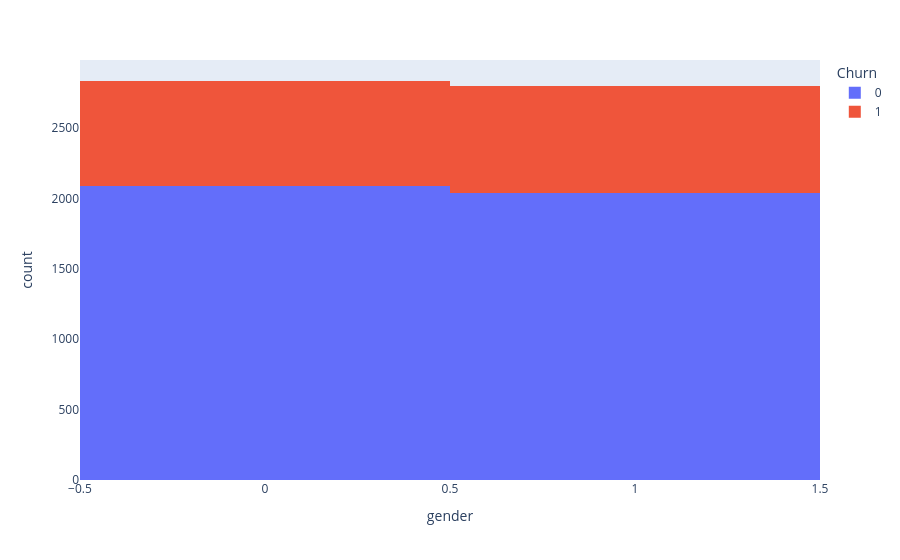
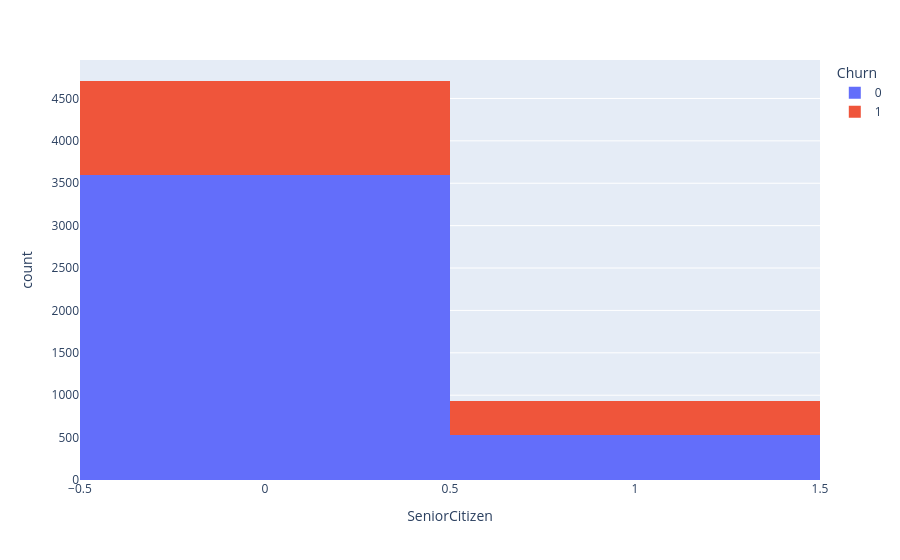
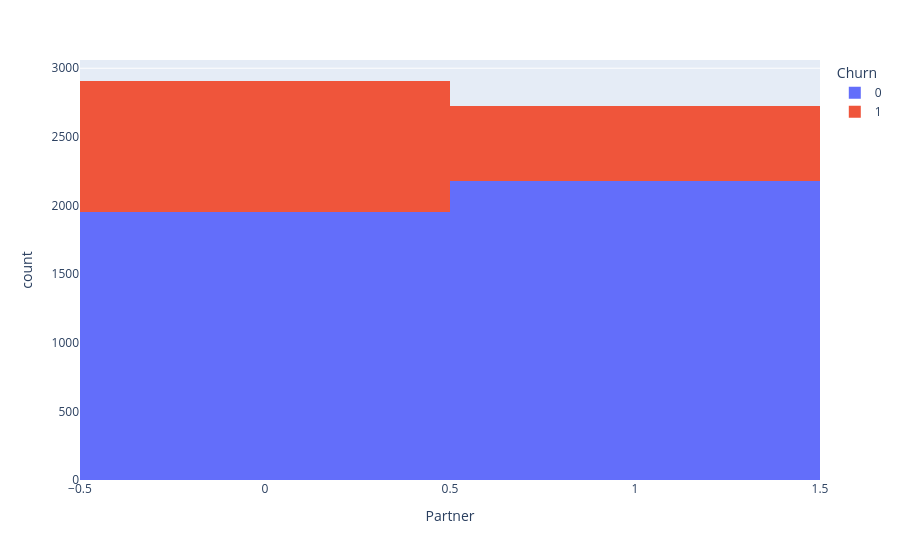
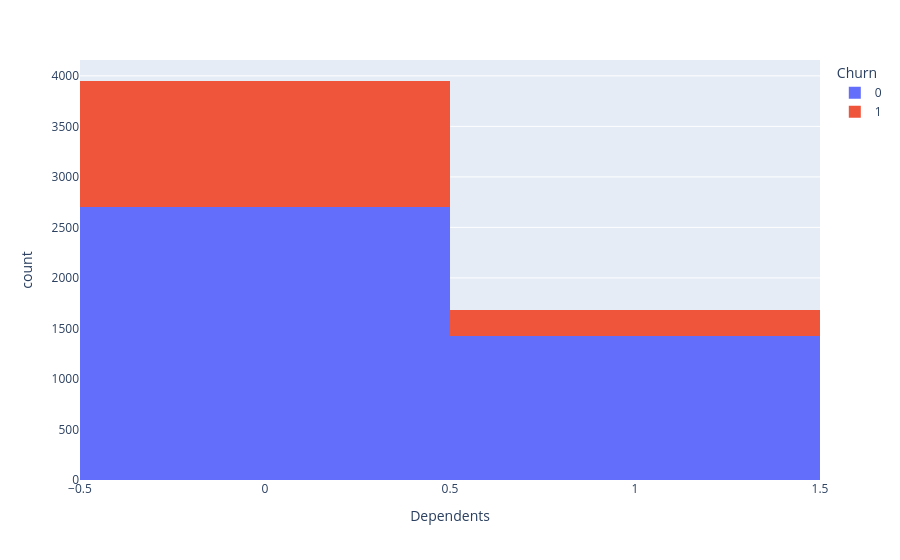

The code cell stored with these charts, in order, in its notebook:
### Code cell
# Analisando visualmente as causas dos cancelamentos
# Remove customerID apenas se a coluna existir
df1 = df1.drop(columns="customerID", errors="ignore")

# Gera os histogramas das variáveis
for coluna in df1.columns:
    grafico = px.histogram(df1, x=coluna, color="Churn")
    grafico.show()

### Figure 1 — Plotly figure (JSON) as saved in the notebook; plotly's stock layout.template omitted (floating-point values rounded to 4 significant figures; data arrays with more than 128 entries replaced by an {"elided": "..."} marker saying what was removed)
{"data": [{"bingroup": "x", "hovertemplate": "Churn=0<br>gender=%{x}<br>count=%{y}<extra></extra>", "legendgroup": "0", "marker": {"color": "#636efa", "pattern": {"shape": ""}}, "name": "0", "orientation": "v", "showlegend": true, "type": "histogram", "x": {"elided": "4130 int values"}, "xaxis": "x", "yaxis": "y"}, {"bingroup": "x", "hovertemplate": "Churn=1<br>gender=%{x}<br>count=%{y}<extra></extra>", "legendgroup": "1", "marker": {"color": "#EF553B", "pattern": {"shape": ""}}, "name": "1", "orientation": "v", "showlegend": true, "type": "histogram", "x": {"elided": "1504 int values"}, "xaxis": "x", "yaxis": "y"}], "layout": {"barmode": "relative", "legend": {"title": {"text": "Churn"}, "tracegroupgap": 0}, "margin": {"t": 60}, "xaxis": {"anchor": "y", "domain": [0, 1], "title": {"text": "gender"}}, "yaxis": {"anchor": "x", "domain": [0, 1], "title": {"text": "count"}}}}

### Figure 2 — Plotly figure (JSON) as saved in the notebook; plotly's stock layout.template omitted (floating-point values rounded to 4 significant figures; data arrays with more than 128 entries replaced by an {"elided": "..."} marker saying what was removed)
{"data": [{"bingroup": "x", "hovertemplate": "Churn=0<br>SeniorCitizen=%{x}<br>count=%{y}<extra></extra>", "legendgroup": "0", "marker": {"color": "#636efa", "pattern": {"shape": ""}}, "name": "0", "orientation": "v", "showlegend": true, "type": "histogram", "x": {"elided": "4130 int values"}, "xaxis": "x", "yaxis": "y"}, {"bingroup": "x", "hovertemplate": "Churn=1<br>SeniorCitizen=%{x}<br>count=%{y}<extra></extra>", "legendgroup": "1", "marker": {"color": "#EF553B", "pattern": {"shape": ""}}, "name": "1", "orientation": "v", "showlegend": true, "type": "histogram", "x": {"elided": "1504 int values"}, "xaxis": "x", "yaxis": "y"}], "layout": {"barmode": "relative", "legend": {"title": {"text": "Churn"}, "tracegroupgap": 0}, "margin": {"t": 60}, "xaxis": {"anchor": "y", "domain": [0, 1], "title": {"text": "SeniorCitizen"}}, "yaxis": {"anchor": "x", "domain": [0, 1], "title": {"text": "count"}}}}

### Figure 3 — Plotly figure (JSON) as saved in the notebook; plotly's stock layout.template omitted (floating-point values rounded to 4 significant figures; data arrays with more than 128 entries replaced by an {"elided": "..."} marker saying what was removed)
{"data": [{"bingroup": "x", "hovertemplate": "Churn=0<br>Partner=%{x}<br>count=%{y}<extra></extra>", "legendgroup": "0", "marker": {"color": "#636efa", "pattern": {"shape": ""}}, "name": "0", "orientation": "v", "showlegend": true, "type": "histogram", "x": {"elided": "4130 int values"}, "xaxis": "x", "yaxis": "y"}, {"bingroup": "x", "hovertemplate": "Churn=1<br>Partner=%{x}<br>count=%{y}<extra></extra>", "legendgroup": "1", "marker": {"color": "#EF553B", "pattern": {"shape": ""}}, "name": "1", "orientation": "v", "showlegend": true, "type": "histogram", "x": {"elided": "1504 int values"}, "xaxis": "x", "yaxis": "y"}], "layout": {"barmode": "relative", "legend": {"title": {"text": "Churn"}, "tracegroupgap": 0}, "margin": {"t": 60}, "xaxis": {"anchor": "y", "domain": [0, 1], "title": {"text": "Partner"}}, "yaxis": {"anchor": "x", "domain": [0, 1], "title": {"text": "count"}}}}

### Figure 4 — Plotly figure (JSON) as saved in the notebook; plotly's stock layout.template omitted (floating-point values rounded to 4 significant figures; data arrays with more than 128 entries replaced by an {"elided": "..."} marker saying what was removed)
{"data": [{"bingroup": "x", "hovertemplate": "Churn=0<br>Dependents=%{x}<br>count=%{y}<extra></extra>", "legendgroup": "0", "marker": {"color": "#636efa", "pattern": {"shape": ""}}, "name": "0", "orientation": "v", "showlegend": true, "type": "histogram", "x": {"elided": "4130 int values"}, "xaxis": "x", "yaxis": "y"}, {"bingroup": "x", "hovertemplate": "Churn=1<br>Dependents=%{x}<br>count=%{y}<extra></extra>", "legendgroup": "1", "marker": {"color": "#EF553B", "pattern": {"shape": ""}}, "name": "1", "orientation": "v", "showlegend": true, "type": "histogram", "x": {"elided": "1504 int values"}, "xaxis": "x", "yaxis": "y"}], "layout": {"barmode": "relative", "legend": {"title": {"text": "Churn"}, "tracegroupgap": 0}, "margin": {"t": 60}, "xaxis": {"anchor": "y", "domain": [0, 1], "title": {"text": "Dependents"}}, "yaxis": {"anchor": "x", "domain": [0, 1], "title": {"text": "count"}}}}
